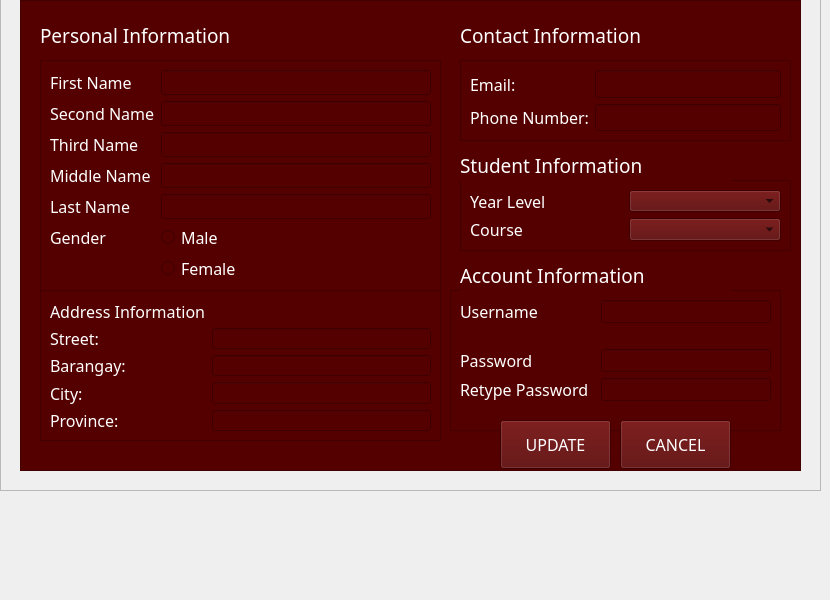
     <widget class="QWidget" name="editprofile">
      <widget class="QFrame" name="frame_17">
       <property name="geometry">
        <rect>
         <x>20</x>
         <y>0</y>
         <width>781</width>
         <height>471</height>
        </rect>
       </property>
       <property name="styleSheet">
        <string notr="true">background-color: rgb(85, 0, 0);</string>
       </property>
       <property name="frameShape">
        <enum>QFrame::StyledPanel</enum>
       </property>
       <property name="frameShadow">
        <enum>QFrame::Raised</enum>
       </property>
       <widget class="QFrame" name="frame_8">
        <property name="geometry">
         <rect>
          <x>440</x>
          <y>180</y>
          <width>331</width>
          <height>71</height>
         </rect>
        </property>
        <property name="font">
         <font>
          <family>Microsoft JhengHei UI Light</family>
          <pointsize>12</pointsize>
         </font>
        </property>
        <property name="styleSheet">
         <string notr="true"/>
        </property>
        <property name="frameShape">
         <enum>QFrame::StyledPanel</enum>
        </property>
        <property name="frameShadow">
         <enum>QFrame::Raised</enum>
        </property>
        <layout class="QGridLayout" name="gridLayout_6">
         <item row="2" column="1">
          <widget class="QComboBox" name="course">
           <property name="sizePolicy">
            <sizepolicy hsizetype="Preferred" vsizetype="Expanding">
             <horstretch>0</horstretch>
             <verstretch>0</verstretch>
            </sizepolicy>
           </property>
           <property name="font">
            <font>
             <family>Microsoft JhengHei UI Light</family>
             <pointsize>12</pointsize>
            </font>
           </property>
           <property name="styleSheet">
            <string notr="true">border-image: url(:/icons/gray transparent.png);</string>
           </property>
           <item>
            <property name="text">
             <string/>
            </property>
           </item>
          </widget>
         </item>
         <item row="1" column="0">
          <widget class="QLabel" name="label_44">
           <property name="font">
            <font>
             <family>Microsoft JhengHei UI Light</family>
             <pointsize>12</pointsize>
            </font>
           </property>
           <property name="styleSheet">
            <string>color: rgb(255, 255, 255);</string>
           </property>
           <property name="text">
            <string>Year Level</string>
           </property>
          </widget>
         </item>
         <item row="2" column="0">
          <widget class="QLabel" name="label_35">
           <property name="font">
            <font>
             <family>Microsoft JhengHei UI Light</family>
             <pointsize>12</pointsize>
            </font>
           </property>
           <property name="styleSheet">
            <string>color: rgb(255, 255, 255);</string>
           </property>
           <property name="text">
            <string>Course</string>
           </property>
          </widget>
         </item>
         <item row="1" column="1">
          <widget class="QComboBox" name="yearlevel">
           <property name="sizePolicy">
            <sizepolicy hsizetype="Preferred" vsizetype="Expanding">
             <horstretch>0</horstretch>
             <verstretch>0</verstretch>
            </sizepolicy>
           </property>
           <property name="font">
            <font>
             <family>Microsoft JhengHei UI Light</family>
             <pointsize>12</pointsize>
            </font>
           </property>
           <property name="styleSheet">
            <string notr="true">border-image: url(:/icons/gray transparent.png);</string>
           </property>
           <item>
            <property name="text">
             <string/>
            </property>
           </item>
           <item>
            <property name="text">
             <string>I</string>
            </property>
           </item>
           <item>
            <property name="text">
             <string>II</string>
            </property>
           </item>
           <item>
            <property name="text">
             <string>III</string>
            </property>
           </item>
           <item>
            <property name="text">
             <string>IV</string>
            </property>
           </item>
           <item>
            <property name="text">
             <string>V</string>
            </property>
           </item>
          </widget>
         </item>
        </layout>
       </widget>
       <widget class="QFrame" name="frame_10">
        <property name="geometry">
         <rect>
          <x>440</x>
          <y>60</y>
          <width>331</width>
          <height>81</height>
         </rect>
        </property>
        <property name="font">
         <font>
          <family>Microsoft JhengHei UI Light</family>
          <pointsize>12</pointsize>
         </font>
        </property>
        <property name="styleSheet">
         <string notr="true"/>
        </property>
        <property name="frameShape">
         <enum>QFrame::StyledPanel</enum>
        </property>
        <property name="frameShadow">
         <enum>QFrame::Raised</enum>
        </property>
        <layout class="QGridLayout" name="gridLayout_8">
         <item row="9" column="2">
          <widget class="QLineEdit" name="contact">
           <property name="sizePolicy">
            <sizepolicy hsizetype="Expanding" vsizetype="Expanding">
             <horstretch>0</horstretch>
             <verstretch>0</verstretch>
            </sizepolicy>
           </property>
           <property name="font">
            <font>
             <family>Microsoft JhengHei UI Light</family>
             <pointsize>12</pointsize>
            </font>
           </property>
           <property name="styleSheet">
            <string notr="true">border-image: url(:/icons/gray transparent.png);</string>
           </property>
          </widget>
         </item>
         <item row="8" column="0">
          <widget class="QLabel" name="label_34">
           <property name="font">
            <font>
             <family>Microsoft JhengHei UI Light</family>
             <pointsize>12</pointsize>
            </font>
           </property>
           <property name="styleSheet">
            <string>color: rgb(255, 255, 255);</string>
           </property>
           <property name="text">
            <string>Email:</string>
           </property>
          </widget>
         </item>
         <item row="9" column="0">
          <widget class="QLabel" name="label_28">
           <property name="font">
            <font>
             <family>Microsoft JhengHei UI Light</family>
             <pointsize>12</pointsize>
            </font>
           </property>
           <property name="styleSheet">
            <string>color: rgb(255, 255, 255);</string>
           </property>
           <property name="text">
            <string>Phone Number:</string>
           </property>
          </widget>
         </item>
         <item row="8" column="2">
          <widget class="QLineEdit" name="emailadd">
           <property name="sizePolicy">
            <sizepolicy hsizetype="Expanding" vsizetype="Expanding">
             <horstretch>0</horstretch>
             <verstretch>0</verstretch>
            </sizepolicy>
           </property>
           <property name="font">
            <font>
             <family>Microsoft JhengHei UI Light</family>
             <pointsize>12</pointsize>
            </font>
           </property>
           <property name="styleSheet">
            <string notr="true">border-image: url(:/icons/gray transparent.png);</string>
           </property>
          </widget>
         </item>
        </layout>
       </widget>
       <widget class="QLabel" name="label_26">
        <property name="geometry">
         <rect>
          <x>440</x>
          <y>150</y>
          <width>271</width>
          <height>31</height>
         </rect>
        </property>
        <property name="font">
         <font>
          <family>Microsoft JhengHei UI Light</family>
          <pointsize>14</pointsize>
          <weight>50</weight>
          <bold>false</bold>
         </font>
        </property>
        <property name="styleSheet">
         <string>color: rgb(255, 255, 255);</string>
        </property>
        <property name="text">
         <string>Student Information</string>
        </property>
       </widget>
       <widget class="QLabel" name="label_19">
        <property name="geometry">
         <rect>
          <x>20</x>
          <y>20</y>
          <width>291</width>
          <height>31</height>
         </rect>
        </property>
        <property name="font">
         <font>
          <family>Microsoft JhengHei UI Light</family>
          <pointsize>14</pointsize>
          <weight>50</weight>
          <bold>false</bold>
         </font>
        </property>
        <property name="styleSheet">
         <string>color: rgb(255, 255, 255);</string>
        </property>
        <property name="text">
         <string>Personal Information</string>
        </property>
       </widget>
       <widget class="QLabel" name="label_25">
        <property name="geometry">
         <rect>
          <x>440</x>
          <y>20</y>
          <width>281</width>
          <height>31</height>
         </rect>
        </property>
        <property name="font">
         <font>
          <family>Microsoft JhengHei UI Light</family>
          <pointsize>14</pointsize>
          <weight>50</weight>
          <bold>false</bold>
         </font>
        </property>
        <property name="styleSheet">
         <string>color: rgb(255, 255, 255);</string>
        </property>
        <property name="text">
         <string>Contact Information</string>
        </property>
       </widget>
       <widget class="QFrame" name="frame_5">
        <property name="geometry">
         <rect>
          <x>20</x>
          <y>60</y>
          <width>401</width>
          <height>231</height>
         </rect>
        </property>
        <property name="font">
         <font>
          <family>Microsoft JhengHei UI Light</family>
          <pointsize>12</pointsize>
         </font>
        </property>
        <property name="styleSheet">
         <string notr="true"/>
        </property>
        <property name="frameShape">
         <enum>QFrame::StyledPanel</enum>
        </property>
        <property name="frameShadow">
         <enum>QFrame::Raised</enum>
        </property>
        <layout class="QGridLayout" name="gridLayout_5">
         <item row="9" column="2">
          <widget class="QRadioButton" name="male">
           <property name="font">
            <font>
             <family>Microsoft JhengHei UI Light</family>
             <pointsize>12</pointsize>
            </font>
           </property>
           <property name="styleSheet">
            <string>color: rgb(255, 255, 255);</string>
           </property>
           <property name="text">
            <string>Male</string>
           </property>
          </widget>
         </item>
         <item row="6" column="0">
          <widget class="QLabel" name="label_32">
           <property name="font">
            <font>
             <family>Microsoft JhengHei UI Light</family>
             <pointsize>12</pointsize>
            </font>
           </property>
           <property name="styleSheet">
            <string>color: rgb(255, 255, 255);</string>
           </property>
           <property name="text">
            <string>Third Name</string>
           </property>
          </widget>
         </item>
         <item row="6" column="2">
          <widget class="QLineEdit" name="thirdname">
           <property name="sizePolicy">
            <sizepolicy hsizetype="Expanding" vsizetype="Expanding">
             <horstretch>0</horstretch>
             <verstretch>0</verstretch>
            </sizepolicy>
           </property>
           <property name="font">
            <font>
             <family>Microsoft JhengHei UI Light</family>
             <pointsize>12</pointsize>
            </font>
           </property>
           <property name="styleSheet">
            <string notr="true">border-image: url(:/icons/gray transparent.png);</string>
           </property>
          </widget>
         </item>
         <item row="5" column="0">
          <widget class="QLabel" name="label_30">
           <property name="font">
            <font>
             <family>Microsoft JhengHei UI Light</family>
             <pointsize>12</pointsize>
            </font>
           </property>
           <property name="styleSheet">
            <string>color: rgb(255, 255, 255);</string>
           </property>
           <property name="text">
            <string>Second Name</string>
           </property>
          </widget>
         </item>
         <item row="4" column="2">
          <widget class="QLineEdit" name="firstname_2">
           <property name="sizePolicy">
            <sizepolicy hsizetype="Expanding" vsizetype="Expanding">
             <horstretch>0</horstretch>
             <verstretch>0</verstretch>
            </sizepolicy>
           </property>
           <property name="font">
            <font>
             <family>Microsoft JhengHei UI Light</family>
             <pointsize>12</pointsize>
            </font>
           </property>
           <property name="styleSheet">
            <string notr="true">border-image: url(:/icons/gray transparent.png);</string>
           </property>
          </widget>
         </item>
         <item row="7" column="2">
          <widget class="QLineEdit" name="middlename">
           <property name="sizePolicy">
            <sizepolicy hsizetype="Expanding" vsizetype="Expanding">
             <horstretch>0</horstretch>
             <verstretch>0</verstretch>
            </sizepolicy>
           </property>
           <property name="font">
            <font>
             <family>Microsoft JhengHei UI Light</family>
             <pointsize>12</pointsize>
            </font>
           </property>
           <property name="styleSheet">
            <string notr="true">border-image: url(:/icons/gray transparent.png);</string>
           </property>
          </widget>
         </item>
         <item row="4" column="0">
          <widget class="QLabel" name="label_40">
           <property name="font">
            <font>
             <family>Microsoft JhengHei UI Light</family>
             <pointsize>12</pointsize>
            </font>
           </property>
           <property name="styleSheet">
            <string>color: rgb(255, 255, 255);</string>
           </property>
           <property name="text">
            <string>First Name</string>
           </property>
          </widget>
         </item>
         <item row="8" column="2">
          <widget class="QLineEdit" name="lastname">
           <property name="sizePolicy">
            <sizepolicy hsizetype="Expanding" vsizetype="Expanding">
             <horstretch>0</horstretch>
             <verstretch>0</verstretch>
            </sizepolicy>
           </property>
           <property name="font">
            <font>
             <family>Microsoft JhengHei UI Light</family>
             <pointsize>12</pointsize>
            </font>
           </property>
           <property name="styleSheet">
            <string notr="true">border-image: url(:/icons/gray transparent.png);</string>
           </property>
          </widget>
         </item>
         <item row="8" column="0">
          <widget class="QLabel" name="label_39">
           <property name="font">
            <font>
             <family>Microsoft JhengHei UI Light</family>
             <pointsize>12</pointsize>
            </font>
           </property>
           <property name="styleSheet">
            <string>color: rgb(255, 255, 255);</string>
           </property>
           <property name="text">
            <string>Last Name</string>
           </property>
          </widget>
         </item>
         <item row="7" column="0">
          <widget class="QLabel" name="label_38">
           <property name="font">
            <font>
             <family>Microsoft JhengHei UI Light</family>
             <pointsize>12</pointsize>
            </font>
           </property>
           <property name="styleSheet">
            <string>color: rgb(255, 255, 255);</string>
           </property>
           <property name="text">
            <string>Middle Name</string>
           </property>
          </widget>
         </item>
         <item row="5" column="2">
          <widget class="QLineEdit" name="secondname">
           <property name="sizePolicy">
            <sizepolicy hsizetype="Expanding" vsizetype="Expanding">
             <horstretch>0</horstretch>
             <verstretch>0</verstretch>
            </sizepolicy>
           </property>
           <property name="font">
            <font>
             <family>Microsoft JhengHei UI Light</family>
             <pointsize>12</pointsize>
            </font>
           </property>
           <property name="styleSheet">
            <string notr="true">border-image: url(:/icons/gray transparent.png);</string>
           </property>
          </widget>
         </item>
         <item row="10" column="2">
          <widget class="QRadioButton" name="female">
           <property name="font">
            <font>
             <family>Microsoft JhengHei UI Light</family>
             <pointsize>12</pointsize>
            </font>
           </property>
           <property name="styleSheet">
            <string>color: rgb(255, 255, 255);</string>
           </property>
           <property name="text">
            <string>Female</string>
           </property>
          </widget>
         </item>
         <item row="9" column="0">
          <widget class="QLabel" name="gender">
           <property name="font">
            <font>
             <family>Microsoft JhengHei UI Light</family>
             <pointsize>12</pointsize>
            </font>
           </property>
           <property name="styleSheet">
            <string>color: rgb(255, 255, 255);</string>
           </property>
           <property name="text">
            <string>Gender</string>
           </property>
          </widget>
         </item>
        </layout>
       </widget>
       <widget class="QFrame" name="frame_9">
        <property name="geometry">
         <rect>
          <x>20</x>
          <y>290</y>
          <width>401</width>
          <height>151</height>
         </rect>
        </property>
        <property name="font">
         <font>
          <family>Microsoft JhengHei UI Light</family>
          <pointsize>12</pointsize>
         </font>
        </property>
        <property name="styleSheet">
         <string notr="true"/>
        </property>
        <property name="frameShape">
         <enum>QFrame::StyledPanel</enum>
        </property>
        <property name="frameShadow">
         <enum>QFrame::Raised</enum>
        </property>
        <layout class="QGridLayout" name="gridLayout_7">
         <item row="6" column="0">
          <widget class="QLabel" name="label_21">
           <property name="font">
            <font>
             <family>Microsoft JhengHei UI Light</family>
             <pointsize>12</pointsize>
            </font>
           </property>
           <property name="styleSheet">
            <string>color: rgb(255, 255, 255);</string>
           </property>
           <property name="text">
            <string>Barangay:</string>
           </property>
          </widget>
         </item>
         <item row="7" column="2">
          <widget class="QLineEdit" name="city">
           <property name="sizePolicy">
            <sizepolicy hsizetype="Expanding" vsizetype="Expanding">
             <horstretch>0</horstretch>
             <verstretch>0</verstretch>
            </sizepolicy>
           </property>
           <property name="font">
            <font>
             <family>Microsoft JhengHei UI Light</family>
             <pointsize>12</pointsize>
            </font>
           </property>
           <property name="styleSheet">
            <string notr="true">border-image: url(:/icons/gray transparent.png);</string>
           </property>
          </widget>
         </item>
         <item row="6" column="2">
          <widget class="QLineEdit" name="brgy">
           <property name="sizePolicy">
            <sizepolicy hsizetype="Expanding" vsizetype="Expanding">
             <horstretch>0</horstretch>
             <verstretch>0</verstretch>
            </sizepolicy>
           </property>
           <property name="font">
            <font>
             <family>Microsoft JhengHei UI Light</family>
             <pointsize>12</pointsize>
            </font>
           </property>
           <property name="styleSheet">
            <string notr="true">border-image: url(:/icons/gray transparent.png);</string>
           </property>
          </widget>
         </item>
         <item row="7" column="0">
          <widget class="QLabel" name="label_20">
           <property name="font">
            <font>
             <family>Microsoft JhengHei UI Light</family>
             <pointsize>12</pointsize>
            </font>
           </property>
           <property name="styleSheet">
            <string>color: rgb(255, 255, 255);</string>
           </property>
           <property name="text">
            <string>City:</string>
           </property>
          </widget>
         </item>
         <item row="8" column="0">
          <widget class="QLabel" name="label_22">
           <property name="font">
            <font>
             <family>Microsoft JhengHei UI Light</family>
             <pointsize>12</pointsize>
            </font>
           </property>
           <property name="styleSheet">
            <string>color: rgb(255, 255, 255);</string>
           </property>
           <property name="text">
            <string>Province:</string>
           </property>
          </widget>
         </item>
         <item row="8" column="2">
          <widget class="QLineEdit" name="province">
           <property name="sizePolicy">
            <sizepolicy hsizetype="Expanding" vsizetype="Expanding">
             <horstretch>0</horstretch>
             <verstretch>0</verstretch>
            </sizepolicy>
           </property>
           <property name="font">
            <font>
             <family>Microsoft JhengHei UI Light</family>
             <pointsize>12</pointsize>
            </font>
           </property>
           <property name="styleSheet">
            <string notr="true">border-image: url(:/icons/gray transparent.png);</string>
           </property>
          </widget>
         </item>
         <item row="1" column="0">
          <widget class="QLabel" name="label_23">
           <property name="font">
            <font>
             <family>Microsoft JhengHei UI Light</family>
             <pointsize>12</pointsize>
            </font>
           </property>
           <property name="styleSheet">
            <string>color: rgb(255, 255, 255);</string>
           </property>
           <property name="text">
            <string>Street:</string>
           </property>
          </widget>
         </item>
         <item row="1" column="2">
          <widget class="QLineEdit" name="street">
           <property name="sizePolicy">
            <sizepolicy hsizetype="Expanding" vsizetype="Expanding">
             <horstretch>0</horstretch>
             <verstretch>0</verstretch>
            </sizepolicy>
           </property>
           <property name="font">
            <font>
             <family>Microsoft JhengHei UI Light</family>
             <pointsize>12</pointsize>
            </font>
           </property>
           <property name="styleSheet">
            <string notr="true">border-image: url(:/icons/gray transparent.png);</string>
           </property>
          </widget>
         </item>
         <item row="0" column="0">
          <widget class="QLabel" name="label_24">
           <property name="font">
            <font>
             <family>Microsoft JhengHei UI Light</family>
             <pointsize>12</pointsize>
            </font>
           </property>
           <property name="styleSheet">
            <string>color: rgb(255, 255, 255);</string>
           </property>
           <property name="text">
            <string>Address Information</string>
           </property>
          </widget>
         </item>
        </layout>
       </widget>
       <widget class="QFrame" name="frame_26">
        <property name="geometry">
         <rect>
          <x>430</x>
          <y>290</y>
          <width>331</width>
          <height>141</height>
         </rect>
        </property>
        <property name="font">
         <font>
          <family>Microsoft JhengHei UI Light</family>
          <pointsize>12</pointsize>
         </font>
        </property>
        <property name="styleSheet">
         <string notr="true"/>
        </property>
        <property name="frameShape">
         <enum>QFrame::StyledPanel</enum>
        </property>
        <property name="frameShadow">
         <enum>QFrame::Raised</enum>
        </property>
        <layout class="QGridLayout" name="gridLayout_26">
         <item row="8" column="0" colspan="3">
          <widget class="QLabel" name="notification_6">
           <property name="styleSheet">
            <string notr="true">color: rgb(255, 255, 255);</string>
           </property>
           <property name="text">
            <string/>
           </property>
          </widget>
         </item>
         <item row="11" column="2">
          <widget class="QLineEdit" name="rtypepw_3">
           <property name="sizePolicy">
            <sizepolicy hsizetype="Expanding" vsizetype="Expanding">
             <horstretch>0</horstretch>
             <verstretch>0</verstretch>
            </sizepolicy>
           </property>
           <property name="font">
            <font>
             <family>Microsoft JhengHei UI Light</family>
             <pointsize>12</pointsize>
            </font>
           </property>
           <property name="styleSheet">
            <string notr="true">border-image: url(:/icons/gray transparent.png);</string>
           </property>
          </widget>
         </item>
         <item row="7" column="0">
          <widget class="QLabel" name="label_150">
           <property name="font">
            <font>
             <family>Microsoft JhengHei UI Light</family>
             <pointsize>12</pointsize>
            </font>
           </property>
           <property name="styleSheet">
            <string>color: rgb(255, 255, 255);</string>
           </property>
           <property name="text">
            <string>Username</string>
           </property>
          </widget>
         </item>
         <item row="11" column="0">
          <widget class="QLabel" name="label_149">
           <property name="font">
            <font>
             <family>Microsoft JhengHei UI Light</family>
             <pointsize>12</pointsize>
            </font>
           </property>
           <property name="styleSheet">
            <string>color: rgb(255, 255, 255);</string>
           </property>
           <property name="text">
            <string>Retype Password</string>
           </property>
          </widget>
         </item>
         <item row="10" column="2">
          <widget class="QLineEdit" name="pw_3">
           <property name="sizePolicy">
            <sizepolicy hsizetype="Expanding" vsizetype="Expanding">
             <horstretch>0</horstretch>
             <verstretch>0</verstretch>
            </sizepolicy>
           </property>
           <property name="font">
            <font>
             <family>Microsoft JhengHei UI Light</family>
             <pointsize>12</pointsize>
            </font>
           </property>
           <property name="styleSheet">
            <string notr="true">border-image: url(:/icons/gray transparent.png);</string>
           </property>
          </widget>
         </item>
         <item row="10" column="0">
          <widget class="QLabel" name="label_151">
           <property name="font">
            <font>
             <family>Microsoft JhengHei UI Light</family>
             <pointsize>12</pointsize>
            </font>
           </property>
           <property name="styleSheet">
            <string>color: rgb(255, 255, 255);</string>
           </property>
           <property name="text">
            <string>Password</string>
           </property>
          </widget>
         </item>
         <item row="7" column="2">
          <widget class="QLineEdit" name="username_3">
           <property name="sizePolicy">
            <sizepolicy hsizetype="Expanding" vsizetype="Expanding">
             <horstretch>0</horstretch>
             <verstretch>0</verstretch>
            </sizepolicy>
           </property>
           <property name="font">
            <font>
             <family>Microsoft JhengHei UI Light</family>
             <pointsize>12</pointsize>
            </font>
           </property>
           <property name="styleSheet">
            <string notr="true">border-image: url(:/icons/gray transparent.png);</string>
           </property>
          </widget>
         </item>
         <item row="12" column="0" colspan="3">
          <widget class="QLabel" name="notification_8">
           <property name="styleSheet">
            <string notr="true">color: rgb(255, 255, 255);</string>
           </property>
           <property name="text">
            <string/>
           </property>
          </widget>
         </item>
        </layout>
       </widget>
       <widget class="QLabel" name="label_152">
        <property name="geometry">
         <rect>
          <x>440</x>
          <y>260</y>
          <width>271</width>
          <height>31</height>
         </rect>
        </property>
        <property name="font">
         <font>
          <family>Microsoft JhengHei UI Light</family>
          <pointsize>14</pointsize>
          <weight>50</weight>
          <bold>false</bold>
         </font>
        </property>
        <property name="styleSheet">
         <string>color: rgb(255, 255, 255);</string>
        </property>
        <property name="text">
         <string>Account Information</string>
        </property>
       </widget>
       <widget class="QPushButton" name="cancelbutton">
        <property name="geometry">
         <rect>
          <x>600</x>
          <y>420</y>
          <width>111</width>
          <height>49</height>
         </rect>
        </property>
        <property name="sizePolicy">
         <sizepolicy hsizetype="Minimum" vsizetype="Expanding">
          <horstretch>0</horstretch>
          <verstretch>0</verstretch>
         </sizepolicy>
        </property>
        <property name="font">
         <font>
          <family>Microsoft JhengHei UI Light</family>
          <pointsize>12</pointsize>
         </font>
        </property>
        <property name="styleSheet">
         <string notr="true">border-image: url(:/icons/the-button-859346_640.png);
color: rgb(255, 255, 255);</string>
        </property>
        <property name="text">
         <string>CANCEL</string>
        </property>
       </widget>
       <widget class="QPushButton" name="updatebutton">
        <property name="geometry">
         <rect>
          <x>480</x>
          <y>420</y>
          <width>111</width>
          <height>49</height>
         </rect>
        </property>
        <property name="sizePolicy">
         <sizepolicy hsizetype="Minimum" vsizetype="Expanding">
          <horstretch>0</horstretch>
          <verstretch>0</verstretch>
         </sizepolicy>
        </property>
        <property name="font">
         <font>
          <family>Microsoft JhengHei UI Light</family>
          <pointsize>12</pointsize>
         </font>
        </property>
        <property name="styleSheet">
         <string notr="true">border-image: url(:/icons/the-button-859346_640.png);
color: rgb(255, 255, 255);</string>
        </property>
        <property name="text">
         <string>UPDATE</string>
        </property>
       </widget>
      </widget>
      <widget class="QFrame" name="frame_34">
       <property name="geometry">
        <rect>
         <x>0</x>
         <y>-100</y>
         <width>821</width>
         <height>591</height>
        </rect>
       </property>
       <property name="styleSheet">
        <string notr="true">border-image: url(:/icons/84239945.jpg);</string>
       </property>
       <property name="frameShape">
        <enum>QFrame::StyledPanel</enum>
       </property>
       <property name="frameShadow">
        <enum>QFrame::Raised</enum>
       </property>
      </widget>
      <zorder>frame_34</zorder>
      <zorder>frame_17</zorder>
     </widget>
